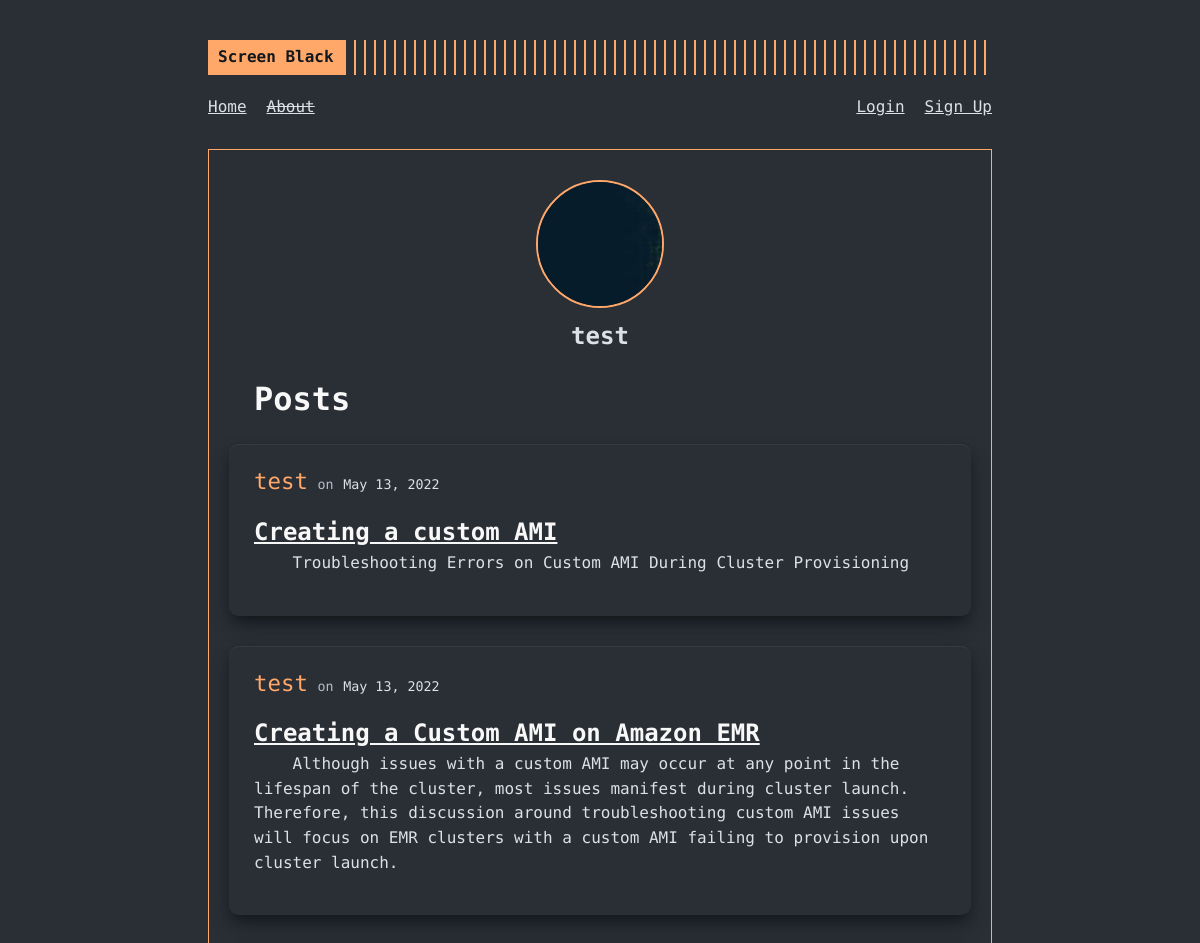
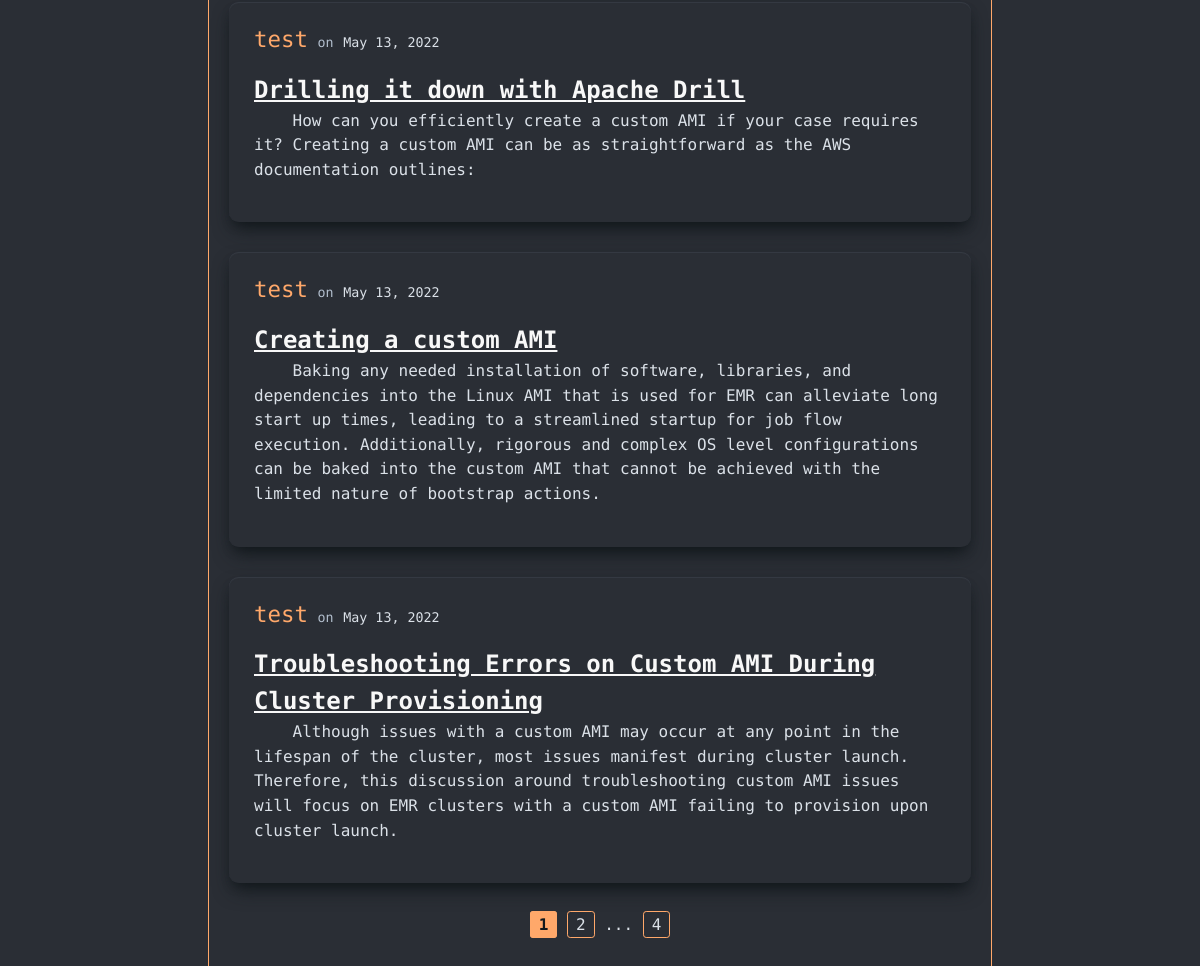
The app's page /user/test with its own data (2 pictures, top to bottom).
### screenblack/models.py (models this page shows, shortened)
class User(db.Model, UserMixin):
  id = db.Column(db.Integer, primary_key = True)
  username = db.Column(db.String(20), nullable = False, unique = True)
  email = db.Column(db.String(120), nullable = False, unique = True)
  picture = db.Column(db.String(20), nullable = False, default = "default.jpg")
  password = db.Column(db.String(60), nullable = False)
  posts = db.relationship("Post", backref = "author", lazy = True)

class Post(db.Model):
  id = db.Column(db.Integer, primary_key = True)
  title = db.Column(db.String(100), nullable = False)
  date_posted = db.Column(db.DateTime, nullable = False, default = datetime.utcnow)
  content = db.Column(db.Text, nullable = False)
  user_id = db.Column(db.Integer, db.ForeignKey('user.id'), nullable = False)

### screenblack/routes.py (the view)
@app.route("/user/<string:username>")
def user_about(username):
  page = request.args.get("page", default=1, type=int)
  user = User.query.filter_by(username=username).first_or_404()
  posts = Post.query.filter_by(author=user).order_by(Post.date_posted.desc()).paginate(page = page, per_page=5)
  return render_template("user_about.html", user = user, posts = posts, title = username)

### screenblack/templates/user_about.html
{% extends "layout.html" %}
{% block content %}
  <div class="profile-card">
    <img src="{{ url_for('static', filename='profilepics/'+user.picture) }}" alt="profile picture for {{ user.username }}" class="profile-image">
    <h2 class="profile-card-username">{{ user.username }}</h2>
  </div>
  <h1 class="user-about-heading">Posts{{ user.posts.total }}</h1>
  {% for post in posts.items %}
    <article class="article-body">
      <div class="home-article">
        <div class="article-author-details">
          <a class="article-author">{{ post.author.username }}</a>
          <small class="text-muted">on</small>
          <small class="article-date">{{ post.date_posted.strftime("%B %d, %Y") }}</small>
        </div>
      </div>
      <h2><a class="article-title" href="{{ url_for('post', post_id=post.id) }}">{{ post.title }}</a></h2>
      <div class="article-content">
        <p>{{ post.content }}</p>
      </div>
    </article>
  {% endfor %}
  <div class="pagination">
    {% for page_num in posts.iter_pages(left_edge = 1, right_edge = 1, left_current = 1, right_current = 2) %}
      {% if page_num %}
        {% if page_num == posts.page %}
          <a class="link-current" href="{{ url_for('user_about', username = user.username, page=page_num) }}">{{ page_num }}</a>
        {% else %}
          <a href="{{ url_for('user_about', username = user.username, page=page_num) }}">{{ page_num }}</a>
        {% endif %}
      {% else %}
        ...
      {% endif %}
    {% endfor %}
  </div>
{% endblock content %}

### screenblack/templates/layout.html (shortened to what this page needs)
<!DOCTYPE html>
<html lang="en">
  <head>
    <link rel="stylesheet" href="{{url_for('static', filename='main.css')}}" />
  </head>
  <body>
    <div class="container">
      <header class="site-header">
        <div class="header-top">
          <div class="header-logo">
            <a href="/">
              <div class="logo">Screen Black</div>
            </a>
          </div>
        </div>
        <nav class="menu">
          <ul class="left-menu">
            <li><a href="{{url_for('home')}}">Home</a></li>
            <li><a href="{{url_for('about')}}"><del>About</del></a></li>
          </ul>
          <ul class="right-menu">
          {% if current_user.is_authenticated %}
            <li><a href="{{url_for('create_post')}}">Create Post</a></li>
            <li><a href="{{url_for('account')}}">Account</a></li>
            <li><a href="{{url_for('logout')}}">Logout</a></li>
          {% else %}
            <li><a href="{{url_for('login')}}">Login</a></li>
            <li><a href="{{url_for('register')}}">Sign Up</a></li>
          {% endif %}
          </ul>
        </nav>
      </header>
      <main class="content">
        <div class="framed-content">
          {% block content %} {% endblock content %}
        </div>
      </main>
    </div>
  </body>
</html>

### screenblack/static/main.css (style rules this page uses)
:root { font-size: 16px; --gray0: #f8f8f8; --gray1: #dbe1e8; --gray2: #b2becd; --gray3: #6c7983; --gray4: #444d55; --gray5: #363b44; --gray6: #2a2e35; --gray7: #12181c; --rajah: #ffa86a; --green: #09c372; --red: #ff3860; }
body { font-family: "Fira Code", monospace; background-color: var(--gray6); color: var(--gray1); line-height: 1.54; }
h1 { color: var(--gray0); font-weight: 700; }
a { color: inherit; }
p { margin-bottom: 20px; }
.container { max-width: 864px; min-height: 100vh; padding: 40px; margin: 0 auto; display: flex; flex-direction: column; }
.site-header { display: flex; flex-direction: column; position: relative; }
.header-top { display: flex; align-items: center; justify-content: space-between; }
.header-logo { display: flex; flex: 1; }
.header-logo:after { content: ""; display: block; background: repeating-linear-gradient( 90deg, var(--rajah), var(--rajah) 2px, transparent 0, transparent 10px ); right: 10px; width: 100%; }
.header-logo a { flex: 0 0 auto; max-width: 100%; text-decoration: none; }
.logo { align-items: center; background: var(--rajah); color: var(--gray7); font-weight: 700; display: flex; padding: 5px 10px; text-decoration: none; }
.menu { margin: 20px 0; display: flex; justify-content: space-between; }
.site-header .left-menu { display: flex; flex-wrap: wrap; list-style: none; margin: 0px; padding: 0; }
.site-header .right-menu { display: flex; flex-wrap: wrap; list-style: none; margin: 0px; padding: 0; }
.site-header .left-menu li:not(:last-of-type) { flex: 0 0 auto; margin-bottom: 10px; margin-right: 20px; }
.site-header .right-menu li:not(:first-of-type) { flex: 0 0 auto; margin-bottom: 10px; margin-left: 20px; }
.framed-content { border: 1px solid var(--rajah); padding: 20px; }
.article-body { padding: 20px 25px; background-color: var(--gray6); box-shadow: var(--gray5) 0px 1px 1px 0px inset, var(--gray7) 0px 10px 20px -5px, var(--gray7) 0px 6px 12px -6px; margin: 20px 0; border-radius: 0.6rem; }
.article-body:not(:last-of-type) { margin-bottom: 30px; }
.home-article { display: flex; align-items: center; margin-bottom: 15px; }
.article-title { color: var(--gray0); }
.article-author { color: var(--rajah); font-size: 1.4rem; }
.article-date { color: var(--gray1); }
.article-content p { text-indent: 4ch; }
.text-muted { color: var(--gray2); }
.profile-card { text-align: center; }
.profile-image { display: block; max-width: 128px; margin: 10px auto; border: 2px solid var(--rajah); border-radius: 50%; }
.pagination { margin: 30px 0; text-align: center; }
.pagination a { min-width: 2ch; text-decoration: none; border: 1px solid var(--rajah); padding: 0.2rem 0.5rem; border-radius: 0.2rem; }
.link-current { pointer-events: none; background-color: var(--rajah); color: var(--gray7); font-weight: bold; }
.user-about-heading { margin: 20px 25px 0; }

### records on screen
User: picture+username (picture), username "test"
Post: author.username "test", date_posted "May 13, 2022", title "Creating a custom AMI", content "Troubleshooting Errors on Custom AMI During Cluster Provisioning"
Post: author.username "test", date_posted "May 13, 2022", title "Creating a Custom AMI on Amazon EMR", content "Although issues with a custom AMI may occur at any point in the lifespan of the cluster, most issues manifest during cluster launch. Therefore, this discussion around troubleshooting custom AMI issues will focus on EMR clusters with a custom AMI failing to provision upon cluster launch."
Post: author.username "test", date_posted "May 13, 2022", title "Drilling it down with Apache Drill", content "How can you efficiently create a custom AMI if your case requires it? Creating a custom AMI can be as straightforward as the AWS documentation outlines:"
Post: author.username "test", date_posted "May 13, 2022", title "Creating a custom AMI", content "Baking any needed installation of software, libraries, and dependencies into the Linux AMI that is used for EMR can alleviate long start up times, leading to a streamlined startup for job flow execution. Additionally, rigorous and complex OS level configurations can be baked into the custom AMI that cannot be achieved with the limited nature of bootstrap actions."
Post: author.username "test", date_posted "May 13, 2022", title "Troubleshooting Errors on Custom AMI During Cluster Provisioning", content "Although issues with a custom AMI may occur at any point in the lifespan of the cluster, most issues manifest during cluster launch. Therefore, this discussion around troubleshooting custom AMI issues will focus on EMR clusters with a custom AMI failing to provision upon cluster launch."

### other values on screen
{{ page_num }} "1"
{{ page_num }} "2" "4"
